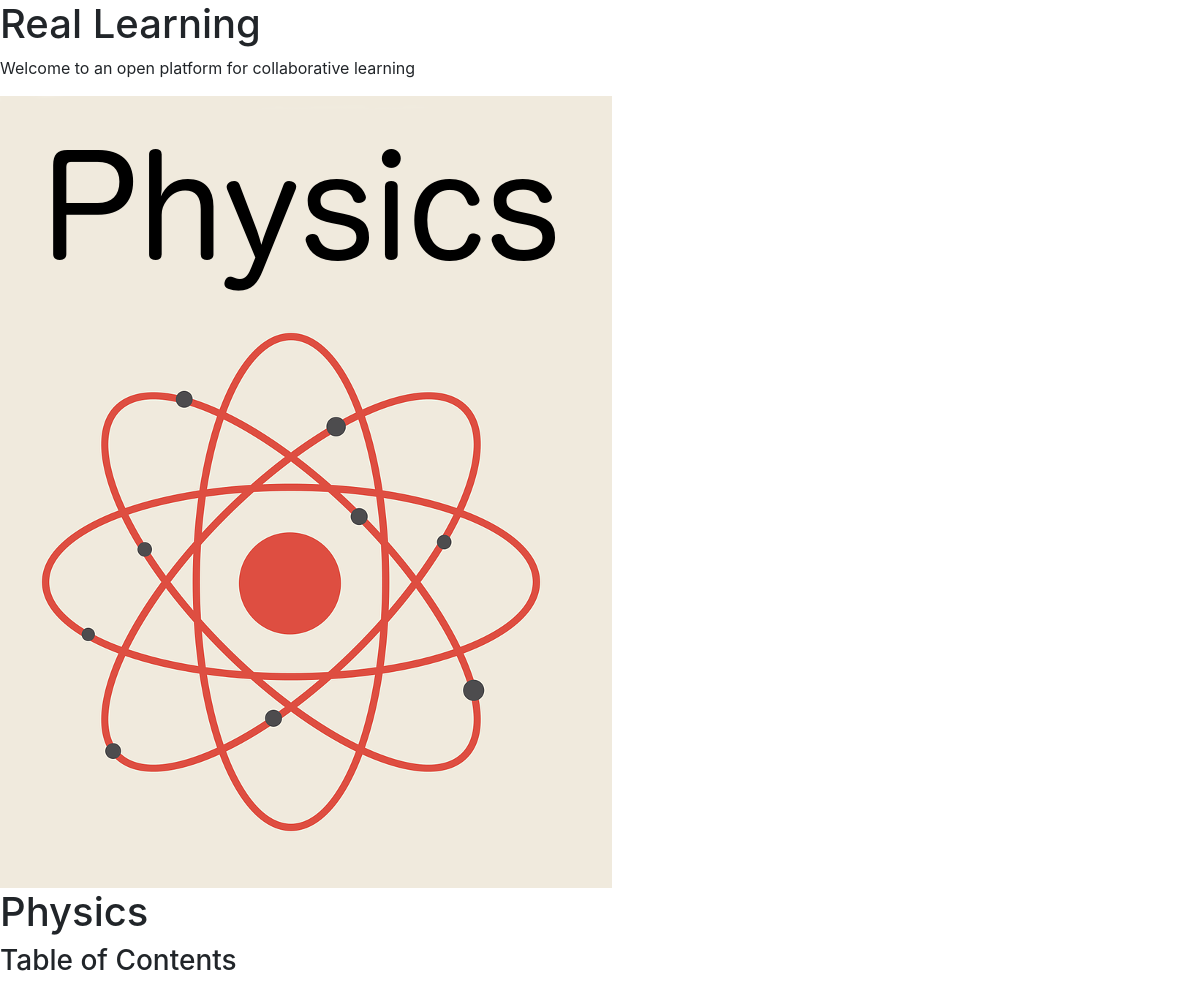
The page /contents/Physics on the database as committed earlier.
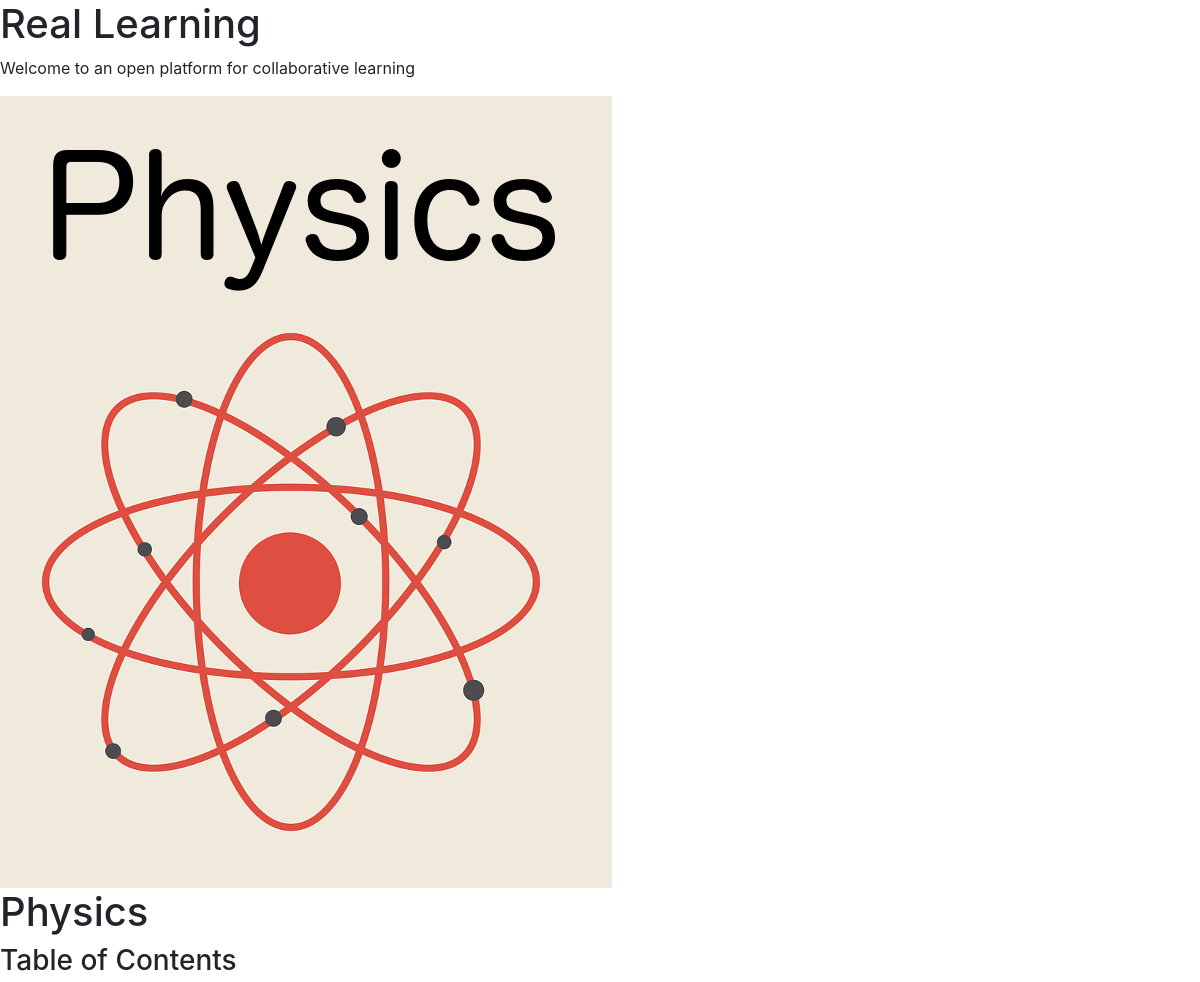
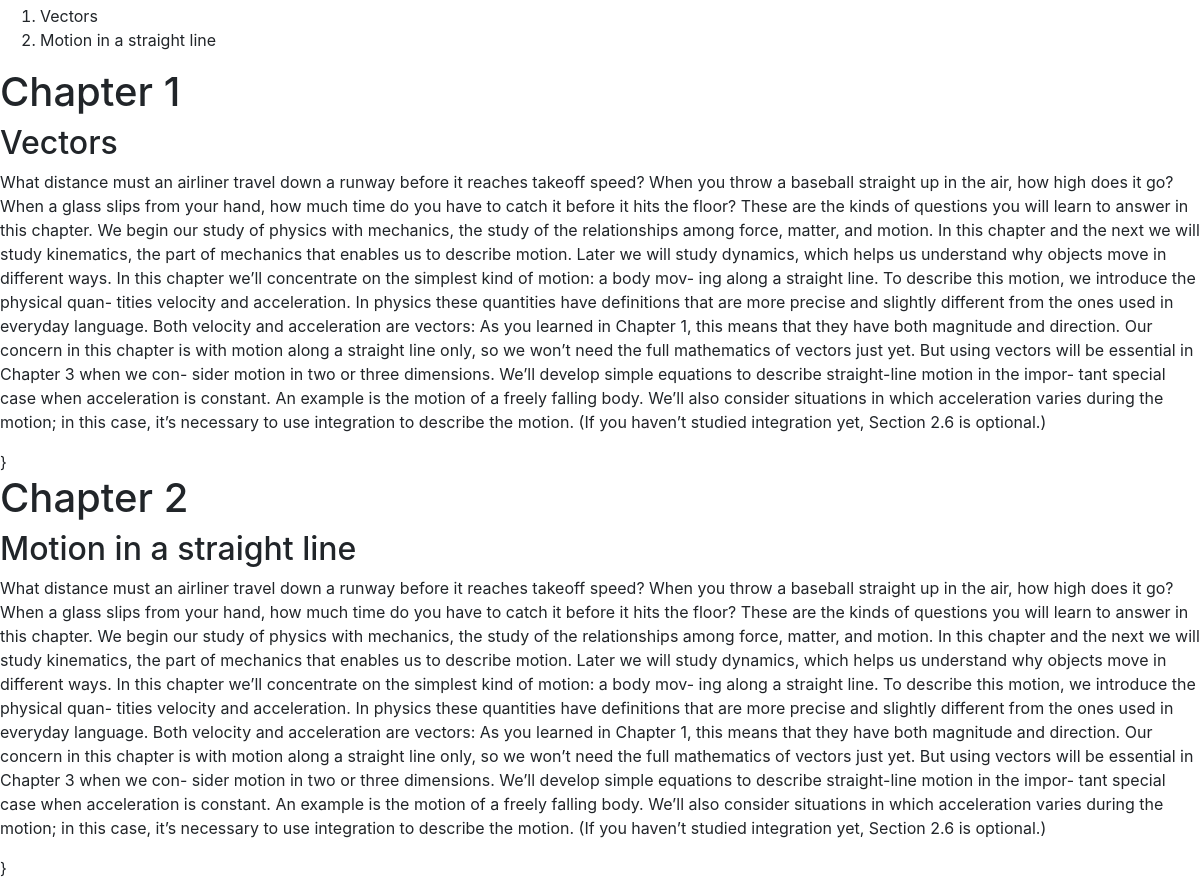
The same page on the database as committed later (2 pictures, top to bottom).
### textbook/models.py (models this page shows, shortened)
class Textbook(models.Model):
    title = models.CharField(max_length=50)
    cover_image = models.ImageField(upload_to='textbooks', blank=True)

class Chapter(models.Model):
    textbook = models.ForeignKey(Textbook, on_delete=models.CASCADE)
    number = models.IntegerField()
    title = models.CharField(max_length=50)
    subtitle = models.CharField(max_length=500, blank=True, default="")
    intro = models.TextField(blank=True, default="")

### textbook/views.py (the view)
# urls.py: path('contents/<title>', views.contents, name='contents')
def contents(request, title):
    book = Textbook.objects.get(title=title)
    return render(request, 'textbook/contents.html', {"book" : book})

### textbook/templates/textbook/contents.html (shortened to what this page needs)
{% extends "textbook/base.html" %}
{% block 'body' %}
<img src="{{ book.cover_image.url }}" alt="Cover Image"/>
<h1>{{ book.title }} </h1>
<h3>Table of Contents</h3>
<ol>
  {% for chapter in book.chapter_set.all %}
    <li>
      {{ chapter.title }}
    </li>
  {% endfor %}
</ol>
{% for chapter in book.chapter_set.all %}
<h1>Chapter {{ chapter.number }}</h1>
<h2>{{ chapter.title }} </h2>
<p>
  {{ chapter.intro }}
</p>
}
{% endfor %}
{% endblock %}

Rows that differ between the two databases and show on the page:
added Chapter: title "Vectors", number "1", intro "What distance must an airliner travel down a runway before it reaches takeoff speed? When you throw a baseball straight up in the air, how high does it go? When a glass slips from your hand, how much time do you have to catch it before it hits the floor? These are the kinds of questions you will learn to answer in this chapter. We begin our study of physics with mechanics, the study of the relationships among force, matter, and motion. In this chapter and the next we will study kinematics, the part of mechanics that enables us to describe motion. Later we will study dynamics, which helps us understand why objects move in different ways. In this chapter we’ll concentrate on the simplest kind…"
added Chapter: title "Motion in a straight line", number "2", intro "What distance must an airliner travel down a runway before it reaches takeoff speed? When you throw a baseball straight up in the air, how high does it go? When a glass slips from your hand, how much time do you have to catch it before it hits the floor? These are the kinds of questions you will learn to answer in this chapter. We begin our study of physics with mechanics, the study of the relationships among force, matter, and motion. In this chapter and the next we will study kinematics, the part of mechanics that enables us to describe motion. Later we will study dynamics, which helps us understand why objects move in different ways. In this chapter we’ll concentrate on the simplest kind…"
